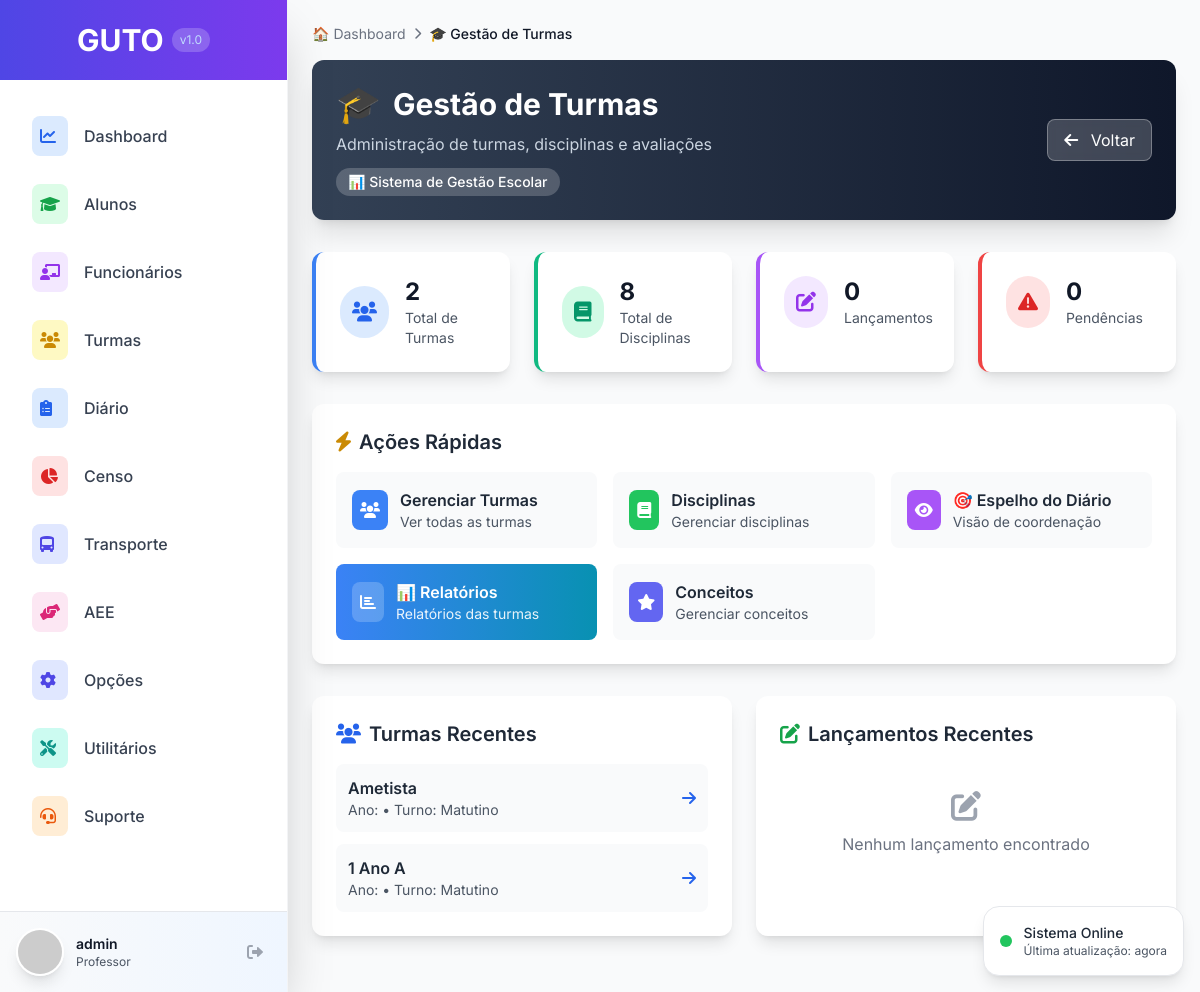
The page /turmas/ (signed in) on the database as committed earlier.
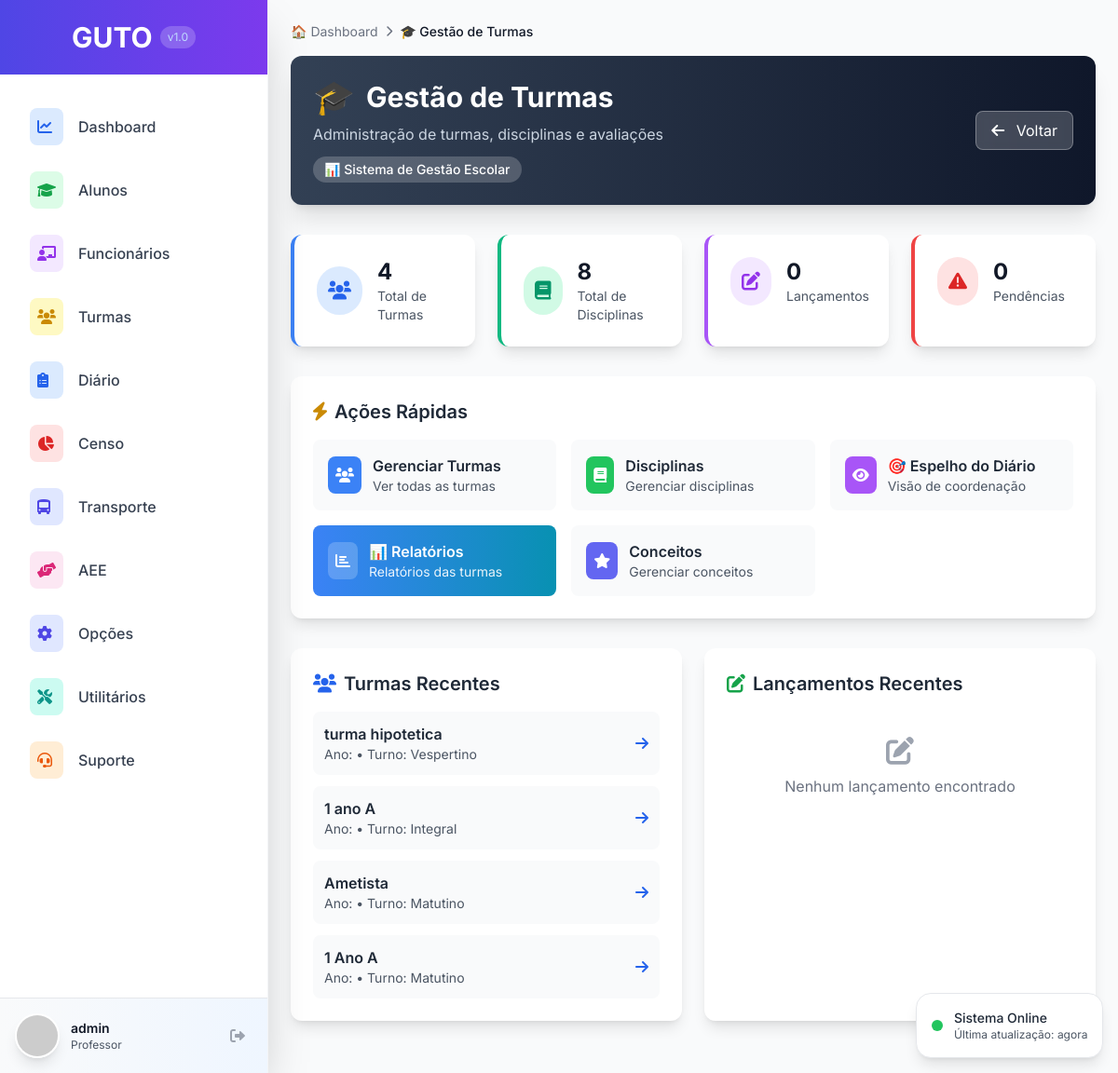
The same page on the database as committed later.
### turma/models.py (models this page shows, shortened)
class Turma(models.Model):
    TIPO_ENSINO_CHOICES = [
        ('EDUCACAO_INFANTIL', 'Educação Infantil'),
        ('ENSINO_FUNDAMENTAL_I', 'Ensino Fundamental I'),
        ('ENSINO_FUNDAMENTAL_II', 'Ensino Fundamental II'),
        ('ENSINO_MEDIO', 'Ensino Médio'),
    ]
    ANO_SERIE_CHOICES = [
        ('BERÇARIO', 'Berçário'),
        ('MATERNAL_I', 'Maternal I'),
        ('MATERNAL_II', 'Maternal II'),
        ('PRE_I', 'Pré I'),
        ('PRE_II', 'Pré II'),
        ('1_ANO', '1º Ano'),
        ('2_ANO', '2º Ano'),
        ('3_ANO', '3º Ano'),
        ('4_ANO', '4º Ano'),
        ('5_ANO', '5º Ano'),
        ('6_ANO', '6º Ano'),
        ('7_ANO', '7º Ano'),
        ('8_ANO', '8º Ano'),
        ('9_ANO', '9º Ano'),
        ('1_ANO_EM', '1º Ano'),
        ('2_ANO_EM', '2º Ano'),
        ('3_ANO_EM', '3º Ano'),
    ]
    TURNO_CHOICES = [
        ('MATUTINO', 'Matutino'),
        ('VESPERTINO', 'Vespertino'),
        ('NOTURNO', 'Noturno'),
        ('INTEGRAL', 'Integral'),
    ]
    nome = models.CharField(max_length=255, verbose_name="Nome da Turma")
    periodo_letivo = models.CharField(max_length=4, default=str(date.today().year), verbose_name="Período Letivo")
    tipo_ensino = models.CharField(max_length=50, choices=TIPO_ENSINO_CHOICES, verbose_name="Tipo de Ensino")
    ano_serie = models.CharField(max_length=50, choices=ANO_SERIE_CHOICES, verbose_name="Ano/Série")
    turno = models.CharField(max_length=20, choices=TURNO_CHOICES, verbose_name="Turno")
    diario_fechado = models.BooleanField(default=False, verbose_name="Diário Fechado")
    vagas_total = models.IntegerField(default=30, verbose_name="Total de Vagas")
    data_criacao = models.DateTimeField(auto_now_add=True, verbose_name="Data de Criação", null=True, blank=True)
    usuario_criacao = models.ForeignKey(User, on_delete=models.PROTECT, verbose_name="Criado por", null=True, blank=True)
    class Meta:
        verbose_name = "Turma"
        verbose_name_plural = "Turmas"
        unique_together = ['nome', 'periodo_letivo']
        ordering = ['periodo_letivo', 'ano_serie', 'nome']

### turma/views.py (the view)
# urls.py: path('', views.avaliacao_home, name='avaliacao_home'),
@login_required
def avaliacao_home(request):
    total_turmas = Turma.objects.count()
    total_disciplinas = Disciplina.objects.count()
    total_lancamentos = LancamentoNota.objects.count()
    pendencias = PendenciaAvaliacao.objects.filter(resolvida=False).count()
    turmas_recentes = Turma.objects.order_by('-id')[:5]
    lancamentos_recentes = LancamentoNota.objects.order_by('-data_lancamento')[:5]
    context = {
        'total_turmas': total_turmas,
        'total_disciplinas': total_disciplinas,
        'total_lancamentos': total_lancamentos,
        'pendencias': pendencias,
        'turmas_recentes': turmas_recentes,
        'lancamentos_recentes': lancamentos_recentes,
    }
    return render(request, 'turma/home.html', context)

### templates/turma/home.html (shortened to what the changed rows need)
{% extends 'base.html' %}
{% block content %}
<div class="max-w-7xl mx-auto">
    <div class="mb-8">
        <div class="bg-gradient-to-r from-slate-700 to-slate-900 rounded-xl p-6 text-white shadow-xl">
            <div class="flex items-center justify-between">
                <div>
                    <h1 class="text-3xl font-bold flex items-center">
                        <span class="text-4xl mr-3">🎓</span>
                        Gestão de Turmas
                    </h1>
                </div>
            </div>
        </div>
    </div>
    <div class="grid grid-cols-1 md:grid-cols-2 lg:grid-cols-4 gap-6 mb-8">
        <div class="bg-white rounded-xl shadow-lg p-6 border-l-4 border-blue-500 hover:shadow-xl transition-shadow duration-300">
            <div class="flex items-center">
                <div>
                    <div class="text-2xl font-bold text-gray-900">{{ total_turmas }}</div>
                    <div class="text-sm text-gray-600">Total de Turmas</div>
                </div>
            </div>
        </div>
    </div>
    <div class="bg-white rounded-xl shadow-lg p-6 mb-8">
        <h2 class="text-xl font-semibold text-gray-800 mb-4">
            <i class="fas fa-bolt text-yellow-600 mr-2"></i>Ações Rápidas
        </h2>
    </div>
    <div class="grid grid-cols-1 lg:grid-cols-2 gap-6 mb-8">
        <div class="bg-white rounded-xl shadow-lg p-6">
            <h2 class="text-xl font-semibold text-gray-800 mb-4">
                <i class="fas fa-users text-blue-600 mr-2"></i>Turmas Recentes
            </h2>
            {% if turmas_recentes %}
                <div class="space-y-3">
                    {% for turma in turmas_recentes %}
                        <div class="flex items-center justify-between p-3 bg-gray-50 rounded-lg">
                            <div>
                                <p class="font-semibold text-gray-800">{{ turma.nome }}</p>
                                <p class="text-sm text-gray-600">Ano: {{ turma.ano }} • Turno: {{ turma.get_turno_display }}</p>
                            </div>
                            <a href="{% url 'turma:turmas_list' %}?turma={{ turma.id }}" class="text-blue-600 hover:text-blue-800">
                                <i class="fas fa-arrow-right"></i>
                            </a>
                        </div>
                    {% endfor %}
                </div>
            {% else %}
                <div class="text-center py-6">
                    <i class="fas fa-users text-gray-400 text-3xl mb-2"></i>
                    <p class="text-gray-500">Nenhuma turma cadastrada</p>
                </div>
            {% endif %}
        </div>
        <div class="bg-white rounded-xl shadow-lg p-6">
            <h2 class="text-xl font-semibold text-gray-800 mb-4">
                <i class="fas fa-edit text-green-600 mr-2"></i>Lançamentos Recentes
            </h2>
        </div>
    </div>
</div>
{% endblock %}

Rows that differ between the two databases and show on the page:
added Turma: nome "turma hipotetica", turno "Vespertino"
added Turma: nome "1 ano A", turno "Integral"
Other text that changed with them:
{{ total_turmas }}: "2" → "4"
